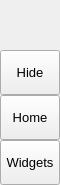
        <widget class="QFrame" name="leftMenuBg">
         <property name="minimumSize">
          <size>
           <width>60</width>
           <height>0</height>
          </size>
         </property>
         <property name="maximumSize">
          <size>
           <width>60</width>
           <height>16777215</height>
          </size>
         </property>
         <property name="frameShape">
          <enum>QFrame::Shape::NoFrame</enum>
         </property>
         <property name="frameShadow">
          <enum>QFrame::Shadow::Raised</enum>
         </property>
         <layout class="QVBoxLayout" name="verticalLayout_3">
          <property name="spacing">
           <number>0</number>
          </property>
          <property name="leftMargin">
           <number>0</number>
          </property>
          <property name="topMargin">
           <number>0</number>
          </property>
          <property name="rightMargin">
           <number>0</number>
          </property>
          <property name="bottomMargin">
           <number>0</number>
          </property>
          <item>
           <widget class="QFrame" name="topLogoInfo">
            <property name="minimumSize">
             <size>
              <width>0</width>
              <height>50</height>
             </size>
            </property>
            <property name="maximumSize">
             <size>
              <width>16777215</width>
              <height>50</height>
             </size>
            </property>
            <property name="frameShape">
             <enum>QFrame::Shape::NoFrame</enum>
            </property>
            <property name="frameShadow">
             <enum>QFrame::Shadow::Raised</enum>
            </property>
            <widget class="QFrame" name="topLogo">
             <property name="geometry">
              <rect>
               <x>10</x>
               <y>5</y>
               <width>42</width>
               <height>42</height>
              </rect>
             </property>
             <property name="minimumSize">
              <size>
               <width>42</width>
               <height>42</height>
              </size>
             </property>
             <property name="maximumSize">
              <size>
               <width>42</width>
               <height>42</height>
              </size>
             </property>
             <property name="frameShape">
              <enum>QFrame::Shape::NoFrame</enum>
             </property>
             <property name="frameShadow">
              <enum>QFrame::Shadow::Raised</enum>
             </property>
            </widget>
            <widget class="QLabel" name="titleLeftApp">
             <property name="geometry">
              <rect>
               <x>70</x>
               <y>8</y>
               <width>160</width>
               <height>20</height>
              </rect>
             </property>
             <property name="font">
              <font>
               <family>Segoe UI Semibold</family>
               <pointsize>12</pointsize>
               <italic>false</italic>
               <fontweight></fontweight>
              </font>
             </property>
             <property name="text">
              <string>PyDracula</string>
             </property>
             <property name="alignment">
              <set>Qt::AlignmentFlag::AlignLeading|Qt::AlignmentFlag::AlignLeft|Qt::AlignmentFlag::AlignTop</set>
             </property>
            </widget>
            <widget class="QLabel" name="titleLeftDescription">
             <property name="geometry">
              <rect>
               <x>70</x>
               <y>27</y>
               <width>160</width>
               <height>16</height>
              </rect>
             </property>
             <property name="maximumSize">
              <size>
               <width>16777215</width>
               <height>16</height>
              </size>
             </property>
             <property name="font">
              <font>
               <family>Segoe UI</family>
               <pointsize>8</pointsize>
               <italic>false</italic>
               <bold>false</bold>
              </font>
             </property>
             <property name="text">
              <string>Modern GUI / Flat Style</string>
             </property>
             <property name="alignment">
              <set>Qt::AlignmentFlag::AlignLeading|Qt::AlignmentFlag::AlignLeft|Qt::AlignmentFlag::AlignTop</set>
             </property>
            </widget>
           </widget>
          </item>
          <item>
           <widget class="QFrame" name="leftMenuFrame">
            <property name="frameShape">
             <enum>QFrame::Shape::NoFrame</enum>
            </property>
            <property name="frameShadow">
             <enum>QFrame::Shadow::Raised</enum>
            </property>
            <layout class="QVBoxLayout" name="verticalMenuLayout">
             <property name="spacing">
              <number>0</number>
             </property>
             <property name="leftMargin">
              <number>0</number>
             </property>
             <property name="topMargin">
              <number>0</number>
             </property>
             <property name="rightMargin">
              <number>0</number>
             </property>
             <property name="bottomMargin">
              <number>0</number>
             </property>
             <item>
              <widget class="QFrame" name="toggleBox">
               <property name="maximumSize">
                <size>
                 <width>16777215</width>
                 <height>45</height>
                </size>
               </property>
               <property name="frameShape">
                <enum>QFrame::Shape::NoFrame</enum>
               </property>
               <property name="frameShadow">
                <enum>QFrame::Shadow::Raised</enum>
               </property>
               <layout class="QVBoxLayout" name="verticalLayout_4">
                <property name="spacing">
                 <number>0</number>
                </property>
                <property name="leftMargin">
                 <number>0</number>
                </property>
                <property name="topMargin">
                 <number>0</number>
                </property>
                <property name="rightMargin">
                 <number>0</number>
                </property>
                <property name="bottomMargin">
                 <number>0</number>
                </property>
                <item>
                 <widget class="QPushButton" name="toggleButton">
                  <property name="sizePolicy">
                   <sizepolicy hsizetype="Expanding" vsizetype="Fixed">
                    <horstretch>0</horstretch>
                    <verstretch>0</verstretch>
                   </sizepolicy>
                  </property>
                  <property name="minimumSize">
                   <size>
                    <width>0</width>
                    <height>45</height>
                   </size>
                  </property>
                  <property name="font">
                   <font>
                    <family>Segoe UI</family>
                    <pointsize>10</pointsize>
                    <italic>false</italic>
                    <bold>false</bold>
                   </font>
                  </property>
                  <property name="cursor">
                   <cursorShape>PointingHandCursor</cursorShape>
                  </property>
                  <property name="layoutDirection">
                   <enum>Qt::LayoutDirection::LeftToRight</enum>
                  </property>
                  <property name="styleSheet">
                   <string notr="true">background-image: url(:/icons/images/icons/icon_menu.png);</string>
                  </property>
                  <property name="text">
                   <string>Hide</string>
                  </property>
                 </widget>
                </item>
               </layout>
              </widget>
             </item>
             <item alignment="Qt::AlignmentFlag::AlignTop">
              <widget class="QFrame" name="topMenu">
               <property name="frameShape">
                <enum>QFrame::Shape::NoFrame</enum>
               </property>
               <property name="frameShadow">
                <enum>QFrame::Shadow::Raised</enum>
               </property>
               <layout class="QVBoxLayout" name="verticalLayout_8">
                <property name="spacing">
                 <number>0</number>
                </property>
                <property name="leftMargin">
                 <number>0</number>
                </property>
                <property name="topMargin">
                 <number>0</number>
                </property>
                <property name="rightMargin">
                 <number>0</number>
                </property>
                <property name="bottomMargin">
                 <number>0</number>
                </property>
                <item>
                 <widget class="QPushButton" name="btn_home">
                  <property name="sizePolicy">
                   <sizepolicy hsizetype="Expanding" vsizetype="Fixed">
                    <horstretch>0</horstretch>
                    <verstretch>0</verstretch>
                   </sizepolicy>
                  </property>
                  <property name="minimumSize">
                   <size>
                    <width>0</width>
                    <height>45</height>
                   </size>
                  </property>
                  <property name="font">
                   <font>
                    <family>Segoe UI</family>
                    <pointsize>10</pointsize>
                    <italic>false</italic>
                    <bold>false</bold>
                   </font>
                  </property>
                  <property name="cursor">
                   <cursorShape>PointingHandCursor</cursorShape>
                  </property>
                  <property name="layoutDirection">
                   <enum>Qt::LayoutDirection::LeftToRight</enum>
                  </property>
                  <property name="styleSheet">
                   <string notr="true">background-image: url(:/icons/images/icons/cil-home.png);</string>
                  </property>
                  <property name="text">
                   <string>Home</string>
                  </property>
                 </widget>
                </item>
                <item>
                 <widget class="QPushButton" name="btn_widgets">
                  <property name="sizePolicy">
                   <sizepolicy hsizetype="Expanding" vsizetype="Fixed">
                    <horstretch>0</horstretch>
                    <verstretch>0</verstretch>
                   </sizepolicy>
                  </property>
                  <property name="minimumSize">
                   <size>
                    <width>0</width>
                    <height>45</height>
                   </size>
                  </property>
                  <property name="font">
                   <font>
                    <family>Segoe UI</family>
                    <pointsize>10</pointsize>
                    <italic>false</italic>
                    <bold>false</bold>
                   </font>
                  </property>
                  <property name="cursor">
                   <cursorShape>PointingHandCursor</cursorShape>
                  </property>
                  <property name="layoutDirection">
                   <enum>Qt::LayoutDirection::LeftToRight</enum>
                  </property>
                  <property name="styleSheet">
                   <string notr="true">background-image: url(:/icons/images/icons/cil-gamepad.png);</string>
                  </property>
                  <property name="text">
                   <string>Widgets</string>
                  </property>
                 </widget>
                </item>
               </layout>
              </widget>
             </item>
             <item alignment="Qt::AlignmentFlag::AlignBottom">
              <widget class="QFrame" name="bottomMenu">
               <property name="frameShape">
                <enum>QFrame::Shape::NoFrame</enum>
               </property>
               <property name="frameShadow">
                <enum>QFrame::Shadow::Raised</enum>
               </property>
               <layout class="QVBoxLayout" name="verticalLayout_9">
                <property name="spacing">
                 <number>0</number>
                </property>
                <property name="leftMargin">
                 <number>0</number>
                </property>
                <property name="topMargin">
                 <number>0</number>
                </property>
                <property name="rightMargin">
                 <number>0</number>
                </property>
                <property name="bottomMargin">
                 <number>0</number>
                </property>
               </layout>
              </widget>
             </item>
            </layout>
           </widget>
          </item>
         </layout>
        </widget>
